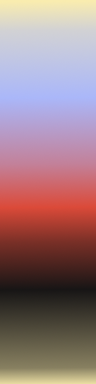

The image is a tile-based game level rendered from a .tmx file. Its description and complete source (layers, tilesets, objects, tile grids) follow:
An orthogonal 12x48 tile map with 8x8 px tiles, 1 tile layer (Tile Layer 1).

<map version="1.0" orientation="orthogonal" renderorder="right-down" width="12" height="48" tilewidth="8" tileheight="8" nextobjectid="1">
 <tileset firstgid="1" name="background_morning_to_night" tilewidth="8" tileheight="8" tilecount="576" columns="12">
  <image source="background_morning_to_night.png" width="96" height="384" />
 </tileset>
 <layer name="Tile Layer 1" width="12" height="48">
  <data encoding="csv">
1,2,3,4,5,6,7,8,9,10,11,12,
13,14,15,16,17,18,19,20,21,22,23,24,
25,26,27,28,29,30,31,32,33,34,35,36,
37,38,39,40,41,42,43,44,45,46,47,48,
49,50,51,52,53,54,55,56,57,58,59,60,
61,62,63,64,65,66,67,68,69,70,71,72,
73,74,75,76,77,78,79,80,81,82,83,84,
85,86,87,88,89,90,91,92,93,94,95,96,
97,98,99,100,101,102,103,104,105,106,107,108,
109,110,111,112,113,114,115,116,117,118,119,120,
121,122,123,124,125,126,127,128,129,130,131,132,
133,134,135,136,137,138,139,140,141,142,143,144,
145,146,147,148,149,150,151,152,153,154,155,156,
157,158,159,160,161,162,163,164,165,166,167,168,
169,170,171,172,173,174,175,176,177,178,179,180,
181,182,183,184,185,186,187,188,189,190,191,192,
193,194,195,196,197,198,199,200,201,202,203,204,
205,206,207,208,209,210,211,212,213,214,215,216,
217,218,219,220,221,222,223,224,225,226,227,228,
229,230,231,232,233,234,235,236,237,238,239,240,
241,242,243,244,245,246,247,248,249,250,251,252,
253,254,255,256,257,258,259,260,261,262,263,264,
265,266,267,268,269,270,271,272,273,274,275,276,
277,278,279,280,281,282,283,284,285,286,287,288,
289,290,291,292,293,294,295,296,297,298,299,300,
301,302,303,304,305,306,307,308,309,310,311,312,
313,314,315,316,317,318,319,320,321,322,323,324,
325,326,327,328,329,330,331,332,333,334,335,336,
337,338,339,340,341,342,343,344,345,346,347,348,
349,350,351,352,353,354,355,356,357,358,359,360,
361,362,363,364,365,366,367,368,369,370,371,372,
373,374,375,376,377,378,379,380,381,382,383,384,
385,386,387,388,389,390,391,392,393,394,395,396,
397,398,399,400,401,402,403,404,405,406,407,408,
409,410,411,412,413,414,415,416,417,418,419,420,
421,422,423,424,425,426,427,428,429,430,431,432,
433,434,435,436,437,438,439,440,441,442,443,444,
445,446,447,448,449,450,451,452,453,454,455,456,
457,458,459,460,461,462,463,464,465,466,467,468,
469,470,471,472,473,474,475,476,477,478,479,480,
481,482,483,484,485,486,487,488,489,490,491,492,
493,494,495,496,497,498,499,500,501,502,503,504,
505,506,507,508,509,510,511,512,513,514,515,516,
517,518,519,520,521,522,523,524,525,526,527,528,
529,530,531,532,533,534,535,536,537,538,539,540,
541,542,543,544,545,546,547,548,549,550,551,552,
553,554,555,556,557,558,559,560,561,562,563,564,
565,566,567,568,569,570,571,572,573,574,575,576
</data>
 </layer>
</map>
